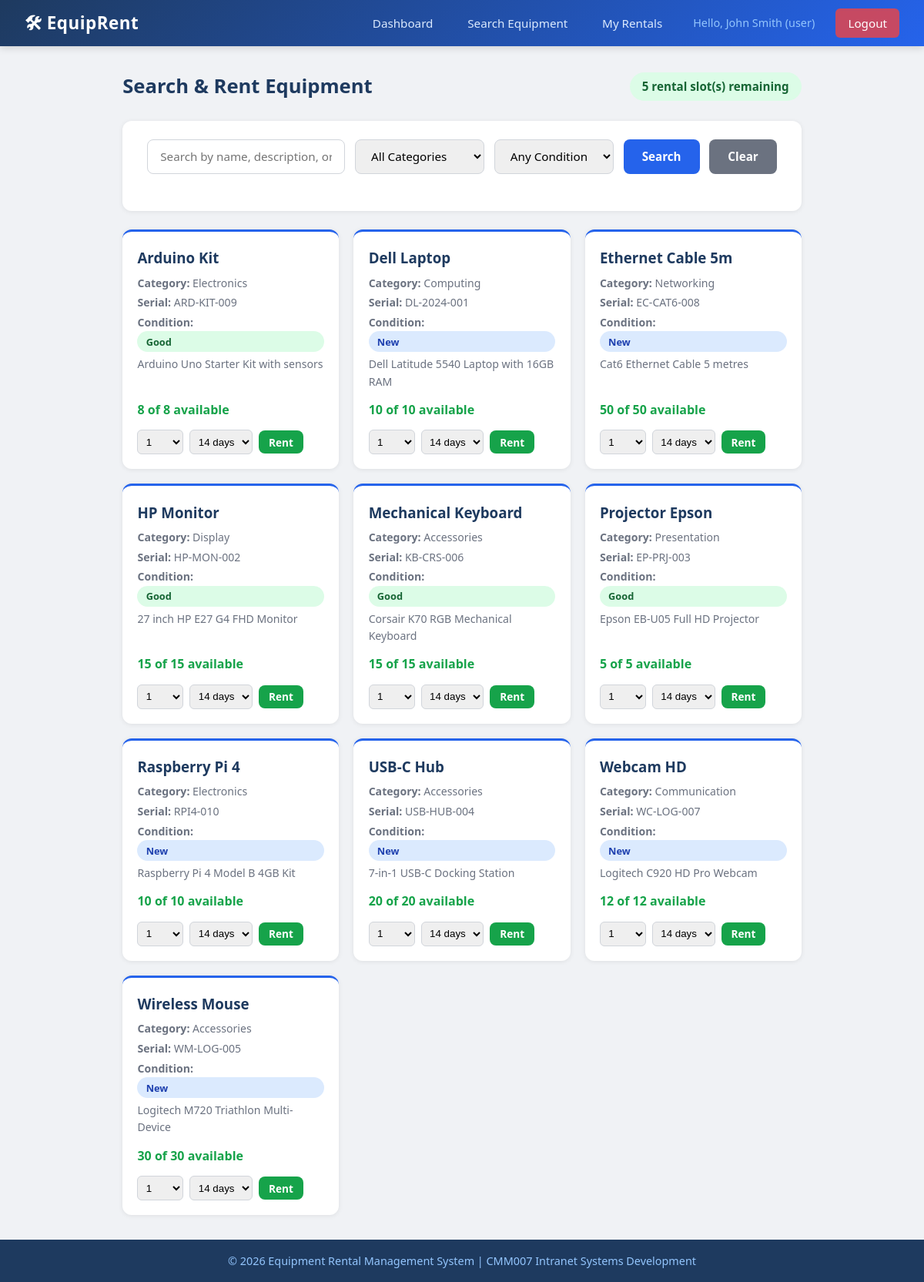
Page /user_search.php (signed in) on the committed database.
### tables this page shows
CREATE TABLE IF NOT EXISTS users (
    user_id INT(11) AUTO_INCREMENT PRIMARY KEY,
    full_name VARCHAR(100) NOT NULL,
    email VARCHAR(100) NOT NULL UNIQUE,
    username VARCHAR(50) NOT NULL UNIQUE,
    password VARCHAR(255) NOT NULL,
    role ENUM('admin', 'user') NOT NULL DEFAULT 'user',
    max_rentals INT(11) NOT NULL DEFAULT 5,
    created_at DATETIME DEFAULT CURRENT_TIMESTAMP
);

CREATE TABLE IF NOT EXISTS equipment (
    equipment_id INT(11) AUTO_INCREMENT PRIMARY KEY,
    name VARCHAR(100) NOT NULL,
    category VARCHAR(50) NOT NULL,
    serial_number VARCHAR(50) NOT NULL UNIQUE,
    condition_status ENUM('New', 'Good', 'Fair', 'Poor') NOT NULL DEFAULT 'Good',
    total_quantity INT(11) NOT NULL DEFAULT 1,
    available_quantity INT(11) NOT NULL DEFAULT 1,
    description TEXT,
    created_at DATETIME DEFAULT CURRENT_TIMESTAMP
);

### user_search.php (the view, shortened to what this page needs)
<?php
require_once 'includes/connection.php';
$search = isset($_GET['search']) ? sanitize($db, $_GET['search']) : '';
$sql = "SELECT * FROM equipment WHERE available_quantity > 0";
$sql .= " ORDER BY name ASC";
$stmt = $db->prepare($sql);
$stmt->execute();
$equipment = $stmt->get_result();
$userId = $_SESSION['user_id'];
$userInfo = $db->query("SELECT max_rentals FROM users WHERE user_id = $userId")->fetch_assoc();
$currentRentals = $db->query("SELECT COUNT(*) as count FROM rentals WHERE user_id = $userId AND status IN ('active','overdue')")->fetch_assoc()['count'];
$remainingSlots = max(0, $userInfo['max_rentals'] - $currentRentals);
include 'includes/header.php';
?>
<div class="page-header">
    <h1>Search & Rent Equipment</h1>
    <span class="badge badge-<?php echo $remainingSlots > 0 ? 'active' : 'overdue'; ?>" style="font-size:0.95rem; padding:0.4rem 1rem;">
        <?php echo $remainingSlots; ?> rental slot(s) remaining
    </span>
</div>
<div class="card">
    <form method="GET" action="user_search.php">
        <div class="search-bar">
            <input type="text" name="search" placeholder="Search by name, description, or serial number..."
                   value="<?php echo htmlspecialchars($search); ?>">
            <select name="category">
                <option value="">All Categories</option>
            </select>
            <select name="condition">
                <option value="">Any Condition</option>
            </select>
            <button type="submit" class="btn btn-primary">Search</button>
            <a href="user_search.php" class="btn btn-secondary">Clear</a>
        </div>
    </form>
</div>
<div class="equipment-grid">
    <?php if ($equipment->num_rows > 0): ?>
        <?php while ($item = $equipment->fetch_assoc()): ?>
        <div class="equip-card">
            <div>
                <h3><?php echo htmlspecialchars($item['name']); ?></h3>
                <div class="meta">
                    <span><strong>Category:</strong> <?php echo htmlspecialchars($item['category']); ?></span>
                    <span><strong>Serial:</strong> <?php echo htmlspecialchars($item['serial_number']); ?></span>
                    <span><strong>Condition:</strong>
                        <span class="badge badge-<?php echo strtolower($item['condition_status']); ?>">
                            <?php echo $item['condition_status']; ?>
                        </span>
                    </span>
                    <?php if ($item['description']): ?>
                        <span style="margin-top:0.3rem;"><?php echo htmlspecialchars($item['description']); ?></span>
                    <?php endif; ?>
                </div>
            </div>
            <div>
                <p class="availability in-stock">
                    <?php echo $item['available_quantity']; ?> of <?php echo $item['total_quantity']; ?> available
                </p>
                <?php if ($remainingSlots > 0): ?>
                    <form method="POST" action="user_rent.php" style="display:flex; gap:0.5rem; align-items:center;">
                        <select name="quantity" style="padding:0.4rem; border-radius:6px; border:1px solid #d1d5db; width:60px;">
                            <?php for ($i = 1; $i <= min($item['available_quantity'], $remainingSlots); $i++): ?>
                                <option value="<?php echo $i; ?>"><?php echo $i; ?></option>
                            <?php endfor; ?>
                        </select>
                        <select name="duration" style="padding:0.4rem; border-radius:6px; border:1px solid #d1d5db;">
                            <option value="14" selected>14 days</option>
                        </select>
                        <button type="submit" class="btn btn-success btn-sm">Rent</button>
                    </form>
                <?php else: ?>
                    <p style="color:#dc2626; font-size:0.9rem; font-weight:500;">Rental limit reached</p>
                <?php endif; ?>
            </div>
        </div>
        <?php endwhile; ?>
    <?php else: ?>
        <div class="card" style="grid-column: 1/-1;">
            <p class="text-center" style="padding:2rem; color:#6b7280;">No equipment matches your search. Try different filters.</p>
        </div>
    <?php endif; ?>
</div>
<?php include 'includes/footer.php'; ?>

### style.css (style rules this page uses)
* { margin: 0; padding: 0; box-sizing: border-box; }
body { font-family: 'Segoe UI', Tahoma, Geneva, Verdana, sans-serif; background-color: #f0f2f5; color: #333; line-height: 1.6; min-height: 100vh; display: flex; flex-direction: column; }
a { text-decoration: none; color: #2563eb; }
.card { background: #fff; border-radius: 12px; box-shadow: 0 1px 6px rgba(0, 0, 0, 0.08); padding: 1.5rem 2rem; margin-bottom: 1.5rem; }
.btn { display: inline-block; padding: 0.65rem 1.5rem; border: none; border-radius: 8px; font-size: 0.95rem; font-weight: 600; cursor: pointer; transition: background 0.2s, transform 0.1s; text-align: center; font-family: inherit; }
.btn-primary { background: #2563eb; color: #fff; }
.btn-success { background: #16a34a; color: #fff; }
.btn-secondary { background: #6b7280; color: #fff; }
.btn-sm { padding: 0.35rem 0.8rem; font-size: 0.85rem; }
.search-bar { display: flex; gap: 0.8rem; margin-bottom: 1.5rem; flex-wrap: wrap; }
.search-bar input, .search-bar select { padding: 0.65rem 1rem; border: 1px solid #d1d5db; border-radius: 8px; font-size: 0.95rem; font-family: inherit; }
.search-bar input { flex: 1; min-width: 200px; }
.search-bar select { min-width: 150px; }
.badge { display: inline-block; padding: 0.2rem 0.7rem; border-radius: 50px; font-size: 0.8rem; font-weight: 600; }
.badge-active { background: #dcfce7; color: #166534; }
.badge-new { background: #dbeafe; color: #1e40af; }
.badge-good { background: #dcfce7; color: #166534; }
.page-header { display: flex; justify-content: space-between; align-items: center; margin-bottom: 1.5rem; }
.page-header h1 { color: #1e3a5f; font-size: 1.6rem; }
.equipment-grid { display: grid; grid-template-columns: repeat(auto-fill, minmax(280px, 1fr)); gap: 1.2rem; }
.equip-card { background: #fff; border-radius: 12px; box-shadow: 0 1px 6px rgba(0, 0, 0, 0.08); padding: 1.2rem; display: flex; flex-direction: column; justify-content: space-between; border-top: 3px solid #2563eb; transition: transform 0.2s; }
.equip-card h3 { color: #1e3a5f; margin-bottom: 0.4rem; }
.equip-card .meta { color: #6b7280; font-size: 0.88rem; margin-bottom: 0.8rem; }
.equip-card .meta span { display: block; margin-bottom: 0.2rem; }
.equip-card .availability { font-weight: 600; margin-bottom: 0.8rem; }
.equip-card .availability.in-stock { color: #16a34a; }

### rows in the picture
users: max_rentals "5"
equipment: name "Arduino Kit", category "Electronics", serial_number "ARD-KIT-009", condition_status "Good", description "Arduino Uno Starter Kit with sensors", available_quantity "8", total_quantity "8"
equipment: name "Dell Laptop", category "Computing", serial_number "DL-2024-001", condition_status "New", description "Dell Latitude 5540 Laptop with 16GB RAM", available_quantity "10", total_quantity "10"
equipment: name "Ethernet Cable 5m", category "Networking", serial_number "EC-CAT6-008", condition_status "New", description "Cat6 Ethernet Cable 5 metres", available_quantity "50", total_quantity "50"
equipment: name "HP Monitor", category "Display", serial_number "HP-MON-002", condition_status "Good", description "27 inch HP E27 G4 FHD Monitor", available_quantity "15", total_quantity "15"
equipment: name "Mechanical Keyboard", category "Accessories", serial_number "KB-CRS-006", condition_status "Good", description "Corsair K70 RGB Mechanical Keyboard", available_quantity "15", total_quantity "15"
equipment: name "Projector Epson", category "Presentation", serial_number "EP-PRJ-003", condition_status "Good", description "Epson EB-U05 Full HD Projector", available_quantity "5", total_quantity "5"
equipment: name "Raspberry Pi 4", category "Electronics", serial_number "RPI4-010", condition_status "New", description "Raspberry Pi 4 Model B 4GB Kit", available_quantity "10", total_quantity "10"
equipment: name "USB-C Hub", category "Accessories", serial_number "USB-HUB-004", condition_status "New", description "7-in-1 USB-C Docking Station", available_quantity "20", total_quantity "20"
equipment: name "Webcam HD", category "Communication", serial_number "WC-LOG-007", condition_status "New", description "Logitech C920 HD Pro Webcam", available_quantity "12", total_quantity "12"
equipment: name "Wireless Mouse", category "Accessories", serial_number "WM-LOG-005", condition_status "New", description "Logitech M720 Triathlon Multi-Device", available_quantity "30", total_quantity "30"

### other values in the picture
$_SESSION['full_name'] "John Smith"
$_SESSION['role'] "user"
form field quantity "1"
